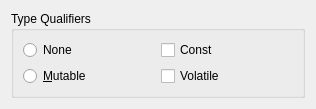
<?xml version="1.0" encoding="UTF-8"?>
<ui version="4.0">
 <class>UMLTypeQualifiersWidget</class>
 <widget class="QWidget" name="UMLTypeQualifiersWidget">
  <property name="geometry">
   <rect>
    <x>0</x>
    <y>0</y>
    <width>316</width>
    <height>97</height>
   </rect>
  </property>
  <property name="windowTitle">
   <string>Form</string>
  </property>
  <layout class="QVBoxLayout" name="verticalLayout">
   <item>
    <widget class="QGroupBox" name="groupBox">
     <property name="title">
      <string>Type Qualifiers</string>
     </property>
     <layout class="QGridLayout" name="gridLayout">
      <item row="0" column="0">
       <widget class="QRadioButton" name="rb_none">
        <property name="text">
         <string>None</string>
        </property>
       </widget>
      </item>
      <item row="1" column="0">
       <widget class="QRadioButton" name="rb_mutable">
        <property name="text">
         <string>&amp;Mutable</string>
        </property>
       </widget>
      </item>
      <item row="0" column="1">
       <widget class="QCheckBox" name="ck_const">
        <property name="text">
         <string>Const</string>
        </property>
       </widget>
      </item>
      <item row="1" column="1">
       <widget class="QCheckBox" name="ck_volatile">
        <property name="text">
         <string>Volatile</string>
        </property>
       </widget>
      </item>
     </layout>
    </widget>
   </item>
  </layout>
 </widget>
 <resources/>
 <connections/>
</ui>
